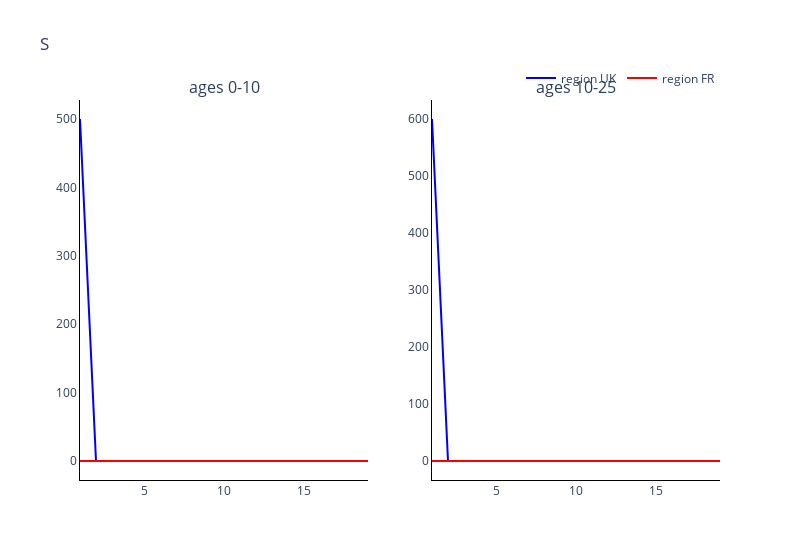
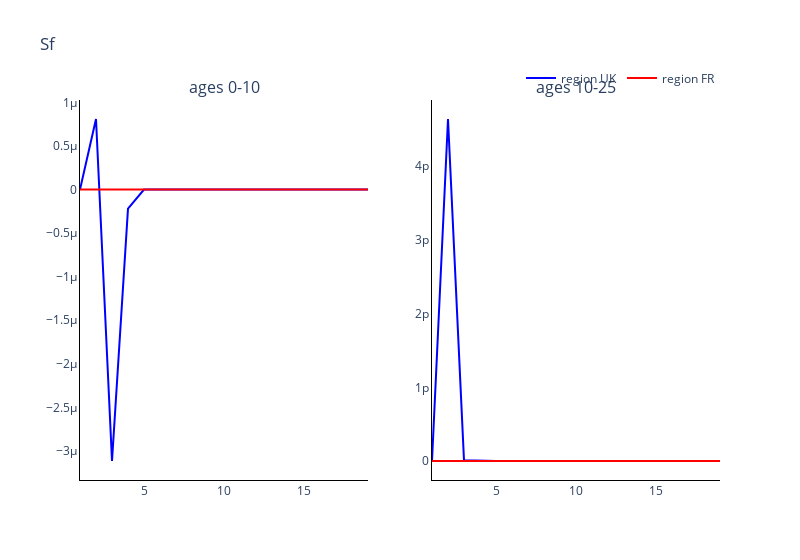
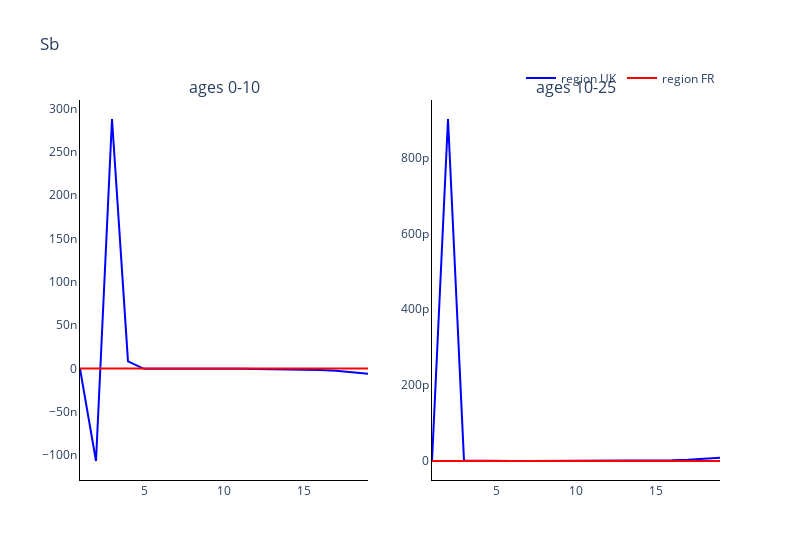
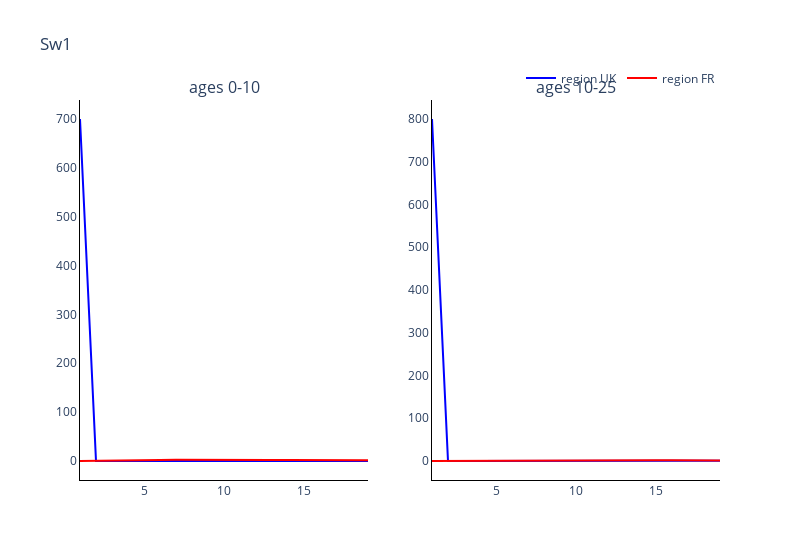

These figures' notebook cell, in order:
### Markdown cell above
### Plot the comparments of the two methods against each other

### Code cell
# Trace names - represent the solver used for the simulation
trace_name = ['region {}'.format(r) for r in regions]

# Compartment list - type and age
comparments = []
for n in model.output_names():
    comparments.append('{}'.format(n))

# Plot for each comparment
for c, comparment in enumerate(comparments):
    fig = go.Figure()
    fig = make_subplots(rows=int(np.ceil(len(age_groups)/2)), cols=2, subplot_titles=tuple('ages {}'.format(a) for a in age_groups))
    # Plot (line plot for each solver method for each age)
    for a, age in enumerate(age_groups):
        if a != 0:
            for o, out in enumerate(outputs):
                fig.add_trace(
                    go.Scatter(
                        y=out[:, c*len(age_groups)+a],
                        x=parameters.vaccine_parameters.times,
                        mode='lines',
                        name=trace_name[o],
                        line_color=colours[o],
                        showlegend=False
                    ),
                    row= int(np.floor(a / 2)) + 1,
                    col= a % 2 + 1
                )
        
        else:
            for o, out in enumerate(outputs):
                fig.add_trace(
                    go.Scatter(
                        y=out[:, c*len(age_groups)+a],
                        x=parameters.vaccine_parameters.times,
                        mode='lines',
                        name=trace_name[o],
                        line_color=colours[o]
                    ),
                    row= int(np.floor(a / 2)) + 1,
                    col= a % 2 + 1
                )

    # Add axis labels
    fig.update_layout(
        boxmode='group',
        title=comparment, 
        width=800,
        plot_bgcolor='white',
        xaxis=dict(linecolor='black'),
        yaxis=dict(linecolor='black'),
        xaxis2=dict(linecolor='black'),
        yaxis2=dict(linecolor='black'),
        xaxis3=dict(linecolor='black'),
        yaxis3=dict(linecolor='black'),
        xaxis4=dict(linecolor='black'),
        yaxis4=dict(linecolor='black'),
        xaxis5=dict(linecolor='black'),
        yaxis5=dict(linecolor='black'),
        xaxis6=dict(linecolor='black'),
        yaxis6=dict(linecolor='black'),
        xaxis7=dict(linecolor='black'),
        yaxis7=dict(linecolor='black'),
        xaxis8=dict(linecolor='black'),
        yaxis8=dict(linecolor='black'),
        legend=dict(
            orientation="h",
            yanchor="bottom",
            y=1.02,
            xanchor="right",
            x=1
        ))

    fig.show()

### Figure 1 — Plotly figure (JSON) as saved in the notebook; plotly's stock layout.template omitted (floating-point values rounded to 4 significant figures)
{"data": [{"line": {"color": "blue"}, "mode": "lines", "name": "region UK", "type": "scatter", "x": [1, 2, 3, 4, 5, 6, 7, 8, 9, 10, 11, 12, 13, 14, 15, 16, 17, 18, 19], "xaxis": "x", "y": [500, -7.393e-07, 7.338e-06, 1.681e-06, 1.351e-13, -2.724e-15, -2.587e-17, -8.678e-20, -1.306e-22, -1.319e-25, -1.354e-28, -2.002e-31, -5.441e-34, -3.126e-36, -3.989e-38, -1.112e-39, -6.361e-41, -6.865e-42, -1.271e-42], "yaxis": "y"}, {"line": {"color": "red"}, "mode": "lines", "name": "region FR", "type": "scatter", "x": [1, 2, 3, 4, 5, 6, 7, 8, 9, 10, 11, 12, 13, 14, 15, 16, 17, 18, 19], "xaxis": "x", "y": [0, 0, 0, 0, 0, 0, 0, 0, 0, 0, 0, 0, 0, 0, 0, 0, 0, 0, 0], "yaxis": "y"}, {"line": {"color": "blue"}, "mode": "lines", "name": "region UK", "showlegend": false, "type": "scatter", "x": [1, 2, 3, 4, 5, 6, 7, 8, 9, 10, 11, 12, 13, 14, 15, 16, 17, 18, 19], "xaxis": "x2", "y": [600, 3.015e-11, 2.273e-14, 7.194e-16, 5.763e-17, 4.673e-18, 2.308e-19, 6.259e-21, 1.07e-22, 1.467e-24, 2.077e-26, 3.75e-28, 1.002e-29, 4.307e-31, 3.066e-32, 3.567e-33, 6.525e-34, 1.776e-34, 6.773e-35], "yaxis": "y2"}, {"line": {"color": "red"}, "mode": "lines", "name": "region FR", "showlegend": false, "type": "scatter", "x": [1, 2, 3, 4, 5, 6, 7, 8, 9, 10, 11, 12, 13, 14, 15, 16, 17, 18, 19], "xaxis": "x2", "y": [0, 0, 0, 0, 0, 0, 0, 0, 0, 0, 0, 0, 0, 0, 0, 0, 0, 0, 0], "yaxis": "y2"}], "layout": {"annotations": [{"font": {"size": 16}, "showarrow": false, "text": "ages 0-10", "x": 0.225, "xanchor": "center", "xref": "paper", "y": 1, "yanchor": "bottom", "yref": "paper"}, {"font": {"size": 16}, "showarrow": false, "text": "ages 10-25", "x": 0.775, "xanchor": "center", "xref": "paper", "y": 1, "yanchor": "bottom", "yref": "paper"}], "boxmode": "group", "legend": {"orientation": "h", "x": 1, "xanchor": "right", "y": 1.02, "yanchor": "bottom"}, "plot_bgcolor": "white", "title": {"text": "S"}, "width": 800, "xaxis": {"anchor": "y", "domain": [0, 0.45], "linecolor": "black"}, "xaxis2": {"anchor": "y2", "domain": [0.55, 1], "linecolor": "black"}, "xaxis3": {"linecolor": "black"}, "xaxis4": {"linecolor": "black"}, "xaxis5": {"linecolor": "black"}, "xaxis6": {"linecolor": "black"}, "xaxis7": {"linecolor": "black"}, "xaxis8": {"linecolor": "black"}, "yaxis": {"anchor": "x", "domain": [0, 1], "linecolor": "black"}, "yaxis2": {"anchor": "x2", "domain": [0, 1], "linecolor": "black"}, "yaxis3": {"linecolor": "black"}, "yaxis4": {"linecolor": "black"}, "yaxis5": {"linecolor": "black"}, "yaxis6": {"linecolor": "black"}, "yaxis7": {"linecolor": "black"}, "yaxis8": {"linecolor": "black"}}}

### Figure 2 — Plotly figure (JSON) as saved in the notebook; plotly's stock layout.template omitted (floating-point values rounded to 4 significant figures)
{"data": [{"line": {"color": "blue"}, "mode": "lines", "name": "region UK", "type": "scatter", "x": [1, 2, 3, 4, 5, 6, 7, 8, 9, 10, 11, 12, 13, 14, 15, 16, 17, 18, 19], "xaxis": "x", "y": [0, 8.089e-07, -3.116e-06, -2.202e-07, -6.813e-11, -6.602e-13, -3.801e-15, -8.382e-18, -8.26e-21, -5.355e-24, -3.501e-27, -3.343e-30, -6.118e-33, -2.53e-35, -2.516e-37, -5.893e-39, -3.009e-40, -3.018e-41, -5.329e-42], "yaxis": "y"}, {"line": {"color": "red"}, "mode": "lines", "name": "region FR", "type": "scatter", "x": [1, 2, 3, 4, 5, 6, 7, 8, 9, 10, 11, 12, 13, 14, 15, 16, 17, 18, 19], "xaxis": "x", "y": [0, 0, 0, 0, 0, 0, 0, 0, 0, 0, 0, 0, 0, 0, 0, 0, 0, 0, 0], "yaxis": "y"}, {"line": {"color": "blue"}, "mode": "lines", "name": "region UK", "showlegend": false, "type": "scatter", "x": [1, 2, 3, 4, 5, 6, 7, 8, 9, 10, 11, 12, 13, 14, 15, 16, 17, 18, 19], "xaxis": "x2", "y": [0, 4.642e-12, 8.655e-15, 6.979e-16, 1.208e-16, 1.65e-17, 1.119e-18, 3.578e-20, 6.498e-22, 8.875e-24, 1.208e-25, 2.063e-27, 5.198e-29, 2.114e-30, 1.432e-31, 1.598e-32, 2.824e-33, 7.475e-34, 2.79e-34], "yaxis": "y2"}, {"line": {"color": "red"}, "mode": "lines", "name": "region FR", "showlegend": false, "type": "scatter", "x": [1, 2, 3, 4, 5, 6, 7, 8, 9, 10, 11, 12, 13, 14, 15, 16, 17, 18, 19], "xaxis": "x2", "y": [0, 0, 0, 0, 0, 0, 0, 0, 0, 0, 0, 0, 0, 0, 0, 0, 0, 0, 0], "yaxis": "y2"}], "layout": {"annotations": [{"font": {"size": 16}, "showarrow": false, "text": "ages 0-10", "x": 0.225, "xanchor": "center", "xref": "paper", "y": 1, "yanchor": "bottom", "yref": "paper"}, {"font": {"size": 16}, "showarrow": false, "text": "ages 10-25", "x": 0.775, "xanchor": "center", "xref": "paper", "y": 1, "yanchor": "bottom", "yref": "paper"}], "boxmode": "group", "legend": {"orientation": "h", "x": 1, "xanchor": "right", "y": 1.02, "yanchor": "bottom"}, "plot_bgcolor": "white", "title": {"text": "Sf"}, "width": 800, "xaxis": {"anchor": "y", "domain": [0, 0.45], "linecolor": "black"}, "xaxis2": {"anchor": "y2", "domain": [0.55, 1], "linecolor": "black"}, "xaxis3": {"linecolor": "black"}, "xaxis4": {"linecolor": "black"}, "xaxis5": {"linecolor": "black"}, "xaxis6": {"linecolor": "black"}, "xaxis7": {"linecolor": "black"}, "xaxis8": {"linecolor": "black"}, "yaxis": {"anchor": "x", "domain": [0, 1], "linecolor": "black"}, "yaxis2": {"anchor": "x2", "domain": [0, 1], "linecolor": "black"}, "yaxis3": {"linecolor": "black"}, "yaxis4": {"linecolor": "black"}, "yaxis5": {"linecolor": "black"}, "yaxis6": {"linecolor": "black"}, "yaxis7": {"linecolor": "black"}, "yaxis8": {"linecolor": "black"}}}

### Figure 3 — Plotly figure (JSON) as saved in the notebook; plotly's stock layout.template omitted (floating-point values rounded to 4 significant figures)
{"data": [{"line": {"color": "blue"}, "mode": "lines", "name": "region UK", "type": "scatter", "x": [1, 2, 3, 4, 5, 6, 7, 8, 9, 10, 11, 12, 13, 14, 15, 16, 17, 18, 19], "xaxis": "x", "y": [0, -1.066e-07, 2.88e-07, 8.396e-09, -2.296e-10, -1.106e-10, -9.626e-11, -1.131e-10, -1.477e-10, -1.998e-10, -2.747e-10, -3.827e-10, -5.41e-10, -7.777e-10, -1.137e-09, -1.692e-09, -2.555e-09, -3.912e-09, -6.06e-09], "yaxis": "y"}, {"line": {"color": "red"}, "mode": "lines", "name": "region FR", "type": "scatter", "x": [1, 2, 3, 4, 5, 6, 7, 8, 9, 10, 11, 12, 13, 14, 15, 16, 17, 18, 19], "xaxis": "x", "y": [0, 0, 0, 0, 0, 0, 0, 0, 0, 0, 0, 0, 0, 0, 0, 0, 0, 0, 0], "yaxis": "y"}, {"line": {"color": "blue"}, "mode": "lines", "name": "region UK", "showlegend": false, "type": "scatter", "x": [1, 2, 3, 4, 5, 6, 7, 8, 9, 10, 11, 12, 13, 14, 15, 16, 17, 18, 19], "xaxis": "x2", "y": [0, 9.012e-10, 1.065e-12, 1.33e-13, 7.286e-14, 6.339e-14, 7.176e-14, 9.532e-14, 1.351e-13, 1.957e-13, 2.864e-13, 4.225e-13, 6.291e-13, 9.463e-13, 1.438e-12, 2.209e-12, 3.425e-12, 5.356e-12, 8.433e-12], "yaxis": "y2"}, {"line": {"color": "red"}, "mode": "lines", "name": "region FR", "showlegend": false, "type": "scatter", "x": [1, 2, 3, 4, 5, 6, 7, 8, 9, 10, 11, 12, 13, 14, 15, 16, 17, 18, 19], "xaxis": "x2", "y": [0, 0, 0, 0, 0, 0, 0, 0, 0, 0, 0, 0, 0, 0, 0, 0, 0, 0, 0], "yaxis": "y2"}], "layout": {"annotations": [{"font": {"size": 16}, "showarrow": false, "text": "ages 0-10", "x": 0.225, "xanchor": "center", "xref": "paper", "y": 1, "yanchor": "bottom", "yref": "paper"}, {"font": {"size": 16}, "showarrow": false, "text": "ages 10-25", "x": 0.775, "xanchor": "center", "xref": "paper", "y": 1, "yanchor": "bottom", "yref": "paper"}], "boxmode": "group", "legend": {"orientation": "h", "x": 1, "xanchor": "right", "y": 1.02, "yanchor": "bottom"}, "plot_bgcolor": "white", "title": {"text": "Sb"}, "width": 800, "xaxis": {"anchor": "y", "domain": [0, 0.45], "linecolor": "black"}, "xaxis2": {"anchor": "y2", "domain": [0.55, 1], "linecolor": "black"}, "xaxis3": {"linecolor": "black"}, "xaxis4": {"linecolor": "black"}, "xaxis5": {"linecolor": "black"}, "xaxis6": {"linecolor": "black"}, "xaxis7": {"linecolor": "black"}, "xaxis8": {"linecolor": "black"}, "yaxis": {"anchor": "x", "domain": [0, 1], "linecolor": "black"}, "yaxis2": {"anchor": "x2", "domain": [0, 1], "linecolor": "black"}, "yaxis3": {"linecolor": "black"}, "yaxis4": {"linecolor": "black"}, "yaxis5": {"linecolor": "black"}, "yaxis6": {"linecolor": "black"}, "yaxis7": {"linecolor": "black"}, "yaxis8": {"linecolor": "black"}}}

### Figure 4 — Plotly figure (JSON) as saved in the notebook; plotly's stock layout.template omitted (floating-point values rounded to 4 significant figures)
{"data": [{"line": {"color": "blue"}, "mode": "lines", "name": "region UK", "type": "scatter", "x": [1, 2, 3, 4, 5, 6, 7, 8, 9, 10, 11, 12, 13, 14, 15, 16, 17, 18, 19], "xaxis": "x", "y": [700, 0.09783, 0.1996, 0.09943, 0.05025, 0.03526, 0.03194, 0.03281, 0.03708, 0.04373, 0.05235, 0.06328, 0.07758, 0.09425, 0.1155, 0.1414, 0.1687, 0.1971, 0.2275], "yaxis": "y"}, {"line": {"color": "red"}, "mode": "lines", "name": "region FR", "type": "scatter", "x": [1, 2, 3, 4, 5, 6, 7, 8, 9, 10, 11, 12, 13, 14, 15, 16, 17, 18, 19], "xaxis": "x", "y": [0, 0.1705, 0.5136, 1.042, 1.676, 2.251, 2.638, 2.791, 2.752, 2.601, 2.418, 2.247, 2.104, 1.988, 1.892, 1.808, 1.729, 1.656, 1.585], "yaxis": "y"}, {"line": {"color": "blue"}, "mode": "lines", "name": "region UK", "showlegend": false, "type": "scatter", "x": [1, 2, 3, 4, 5, 6, 7, 8, 9, 10, 11, 12, 13, 14, 15, 16, 17, 18, 19], "xaxis": "x2", "y": [800, 0.1178, 0.2497, 0.1315, 0.06906, 0.05191, 0.04948, 0.05361, 0.06198, 0.07401, 0.08988, 0.1101, 0.1355, 0.1668, 0.2045, 0.2488, 0.2985, 0.3512, 0.403], "yaxis": "y2"}, {"line": {"color": "red"}, "mode": "lines", "name": "region FR", "showlegend": false, "type": "scatter", "x": [1, 2, 3, 4, 5, 6, 7, 8, 9, 10, 11, 12, 13, 14, 15, 16, 17, 18, 19], "xaxis": "x2", "y": [0, 0.1477, 0.4413, 0.8857, 1.408, 1.877, 2.191, 2.318, 2.29, 2.173, 2.028, 1.89, 1.774, 1.679, 1.6, 1.53, 1.464, 1.403, 1.344], "yaxis": "y2"}], "layout": {"annotations": [{"font": {"size": 16}, "showarrow": false, "text": "ages 0-10", "x": 0.225, "xanchor": "center", "xref": "paper", "y": 1, "yanchor": "bottom", "yref": "paper"}, {"font": {"size": 16}, "showarrow": false, "text": "ages 10-25", "x": 0.775, "xanchor": "center", "xref": "paper", "y": 1, "yanchor": "bottom", "yref": "paper"}], "boxmode": "group", "legend": {"orientation": "h", "x": 1, "xanchor": "right", "y": 1.02, "yanchor": "bottom"}, "plot_bgcolor": "white", "title": {"text": "Sw1"}, "width": 800, "xaxis": {"anchor": "y", "domain": [0, 0.45], "linecolor": "black"}, "xaxis2": {"anchor": "y2", "domain": [0.55, 1], "linecolor": "black"}, "xaxis3": {"linecolor": "black"}, "xaxis4": {"linecolor": "black"}, "xaxis5": {"linecolor": "black"}, "xaxis6": {"linecolor": "black"}, "xaxis7": {"linecolor": "black"}, "xaxis8": {"linecolor": "black"}, "yaxis": {"anchor": "x", "domain": [0, 1], "linecolor": "black"}, "yaxis2": {"anchor": "x2", "domain": [0, 1], "linecolor": "black"}, "yaxis3": {"linecolor": "black"}, "yaxis4": {"linecolor": "black"}, "yaxis5": {"linecolor": "black"}, "yaxis6": {"linecolor": "black"}, "yaxis7": {"linecolor": "black"}, "yaxis8": {"linecolor": "black"}}}
